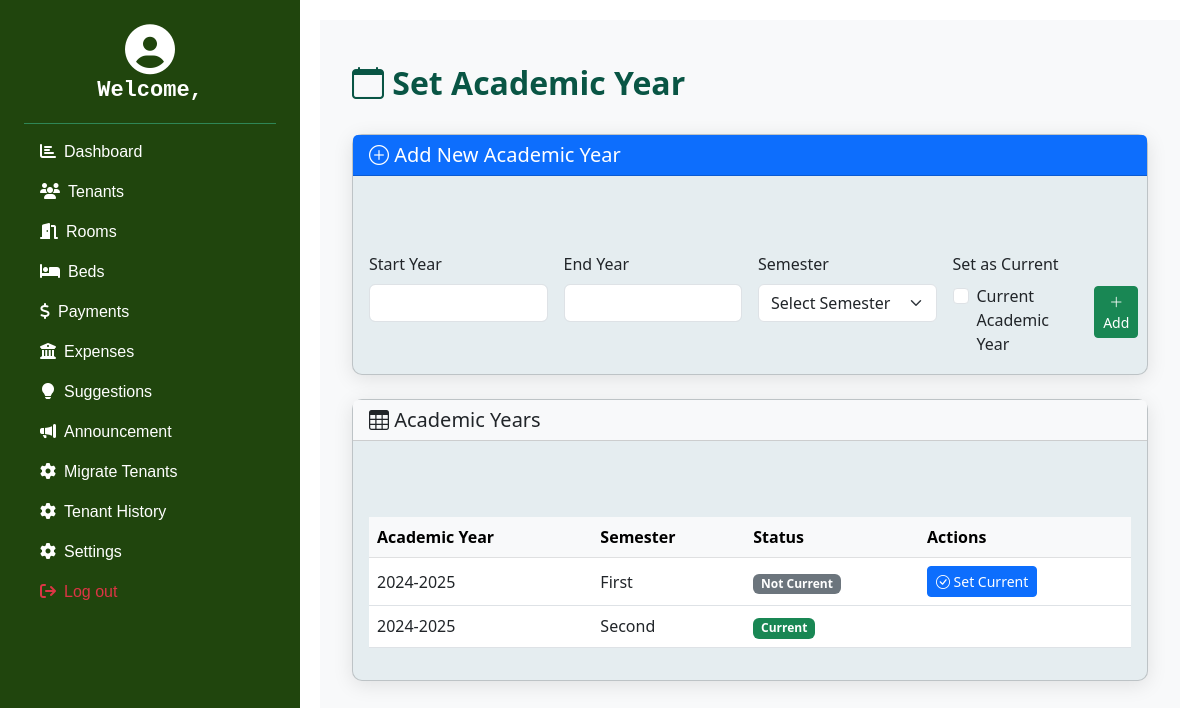
/admin/set-academic-year.php, run on the app's committed database.
### tables this page shows
CREATE TABLE `academic_years` (
  `academic_year_id` int(11) NOT NULL AUTO_INCREMENT,
  `start_year` year(4) NOT NULL,
  `end_year` year(4) NOT NULL,
  `semester` enum('First','Second','Summer') DEFAULT NULL,
  `is_current` tinyint(1) DEFAULT 0,
  PRIMARY KEY (`academic_year_id`)
);

### admin/set-academic-year.php (the view, shortened to what this page needs)
<?php
include '../connection/db.php';
$academicYears = [];
$ayQuery = "SELECT academic_year_id, start_year, end_year, semester, is_current
            FROM academic_years
            ORDER BY start_year DESC, end_year DESC";
$ayResult = $conn->query($ayQuery);
if ($ayResult && $ayResult->num_rows > 0) {
    while ($row = $ayResult->fetch_assoc()) {
        $academicYears[] = $row;
    }
}
?>
<!DOCTYPE html>
<html lang="en">
<head>
    <link href="https://cdn.jsdelivr.net/npm/bootstrap@5.3.0/dist/css/bootstrap.min.css" rel="stylesheet">
    <link rel="stylesheet" href="https://cdn.jsdelivr.net/npm/bootstrap-icons@1.11.1/font/bootstrap-icons.css">
    <link rel="stylesheet" href="CSS/sidebar.css">
    <link rel="stylesheet" href="https://cdnjs.cloudflare.com/ajax/libs/font-awesome/6.4.0/css/all.min.css" />
</head>
<body>
<div class="d-flex">
<?php include 'includes/sidebar.php'; ?>
<div class="main-content">
        <div class="container-fluid mt-4">
    <div class="row mb-4">
        <div class="col">
            <h2><i class="bi bi-calendar"></i> <strong>Set Academic Year</strong></h2>
        </div>
    </div>
    <div class="card mb-4">
        <div class="card-header bg-primary text-white">
            <h5 class="mb-0"><i class="bi bi-plus-circle"></i> Add New Academic Year</h5>
        </div>
        <div class="card-body">
            <div class="alert-container">
            </div>
            <form action="set-academic-year.php" method="post" class="row g-3">
                <div class="col-md-3">
                    <label for="start_year" class="form-label">Start Year</label>
                    <input type="number" id="start_year" name="start_year" class="form-control" min="2000" max="2100" required>
                </div>
                <div class="col-md-3">
                    <label for="end_year" class="form-label">End Year</label>
                    <input type="number" id="end_year" name="end_year" class="form-control" min="2000" max="2100" required>
                </div>
                <div class="col-md-3">
                    <label for="semester" class="form-label">Semester</label>
                    <select id="semester" name="semester" class="form-select" required>
                        <option value="">Select Semester</option>
                    </select>
                </div>
                <div class="col-md-2">
                    <label for="is_current" class="form-label">Set as Current</label>
                    <div class="form-check">
                        <input type="checkbox" id="is_current" name="is_current" class="form-check-input">
                        <label for="is_current" class="form-check-label">Current Academic Year</label>
                    </div>
                </div>
                <div class="col-md-1 d-flex align-items-end">
                    <button type="submit" name="add_academic_year" class="btn btn-success btn-sm" style="width: 80px;">
                        <i class="bi bi-plus-lg"></i> Add
                    </button>
                </div>
            </form>
        </div>
    </div>
    <div class="card">
        <div class="card-header bg-light">
            <h5 class="mb-0"><i class="bi bi-table"></i> Academic Years</h5>
        </div>
        <div class="card-body">
            <div class="alert-container">
            </div>
            <div class="table-responsive">
                <table class="table table-hover align-middle">
                    <thead class="table-light">
                        <tr>
                            <th>Academic Year</th>
                            <th>Semester</th>
                            <th>Status</th>
                            <th>Actions</th>
                        </tr>
                    </thead>
                    <tbody>
                        <?php foreach ($academicYears as $year): ?>
                        <tr>
                            <td><?= $year['start_year'] ?>-<?= $year['end_year'] ?></td>
                            <td><?= htmlspecialchars($year['semester']) ?></td>
                            <td>
                                <?php if ($year['is_current']): ?>
                                    <span class="badge bg-success">Current</span>
                                <?php else: ?>
                                    <span class="badge bg-secondary">Not Current</span>
                                <?php endif; ?>
                            </td>
                            <td>
                                <?php if (!$year['is_current']): ?>
                                    <form action="set-academic-year.php" method="get" onsubmit="return confirmSetCurrent('<?= $year['start_year'] ?>-<?= $year['end_year'] ?>', '<?= htmlspecialchars($year['semester']) ?>')">
                                        <button type="submit" class="btn btn-primary btn-sm" title="Set as Current">
                                            <i class="bi bi-check-circle"></i> Set Current
                                        </button>
                                    </form>
                                <?php endif; ?>
                            </td>
                        </tr>
                        <?php endforeach; ?>
                    </tbody>
                </table>
            </div>
        </div>
    </div>
</div>
</div>
</div>
</body>
</html>

### admin/CSS/sidebar.css (style rules this page uses)
html, body { height: 100%; margin: 0; padding: 0; }
.main-content { margin-left: 300px; padding: 20px; margin-left: 300px; flex-grow: 1; min-height: 100vh; background-color: #f8f9fa; padding: 20px; display: flex; flex-direction: column; }

### admin/set-academic-year.php (style rules this page uses)
h2 { color: #095544; }
.card { border-radius: 10px; background-color: #e5edf0; box-shadow: 0 4px 20px rgba(0,0,0,0.1); }
.d-flex { margin: none; }
.table-responsive { overflow-x: auto; }
.d-flex { padding: 20px; }
.alert-container { min-height: 60px; }

### data on the page
academic_years: start_year "2024", end_year "2025", semester "First", is_current "Not Current"
academic_years: start_year "2024", end_year "2025", semester "Second", is_current "Current"
